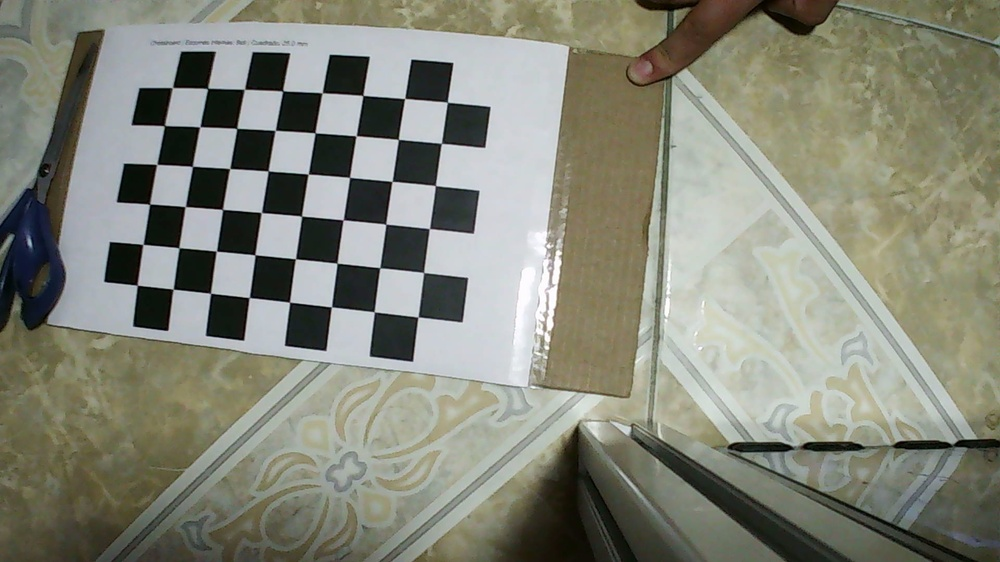
#> input picture project/calibration/images/img_01.jpg, 1000 x 562 px, shrunk from 1920 x 1080 before the run; its folder holds only this picture in this run
$ python calibrate_camera.py
#> lines starting #> are read from the running program, lines starting #| are printed output that depends on the picture; after the words box and inside, x2 and y2 are one past the last pixel; in counts of white or black regions, pixels touching at a corner belong together; long printed decimals are rounded
import glob

import cv2
import numpy as np

pattern_size = (8, 6)
square_size = 22.2  # mm

images = glob.glob("project/calibration/images/*.jpg")

objp = np.zeros((pattern_size[0] * pattern_size[1], 3), np.float32)
objp[:, :2] = np.mgrid[0 : pattern_size[0], 0 : pattern_size[1]].T.reshape(-1, 2)
objp *= square_size

objpoints = []
imgpoints = []
image_size = None

print(f"Total imágenes encontradas: {len(images)}")

for fname in images:
    print(f"Procesando: {fname}")
    img = cv2.imread(fname)
#> img is the input picture: shape (562, 1000, 3); mean B, G, R 121, 134.3, 132.6
    gray = cv2.cvtColor(img, cv2.COLOR_BGR2GRAY)
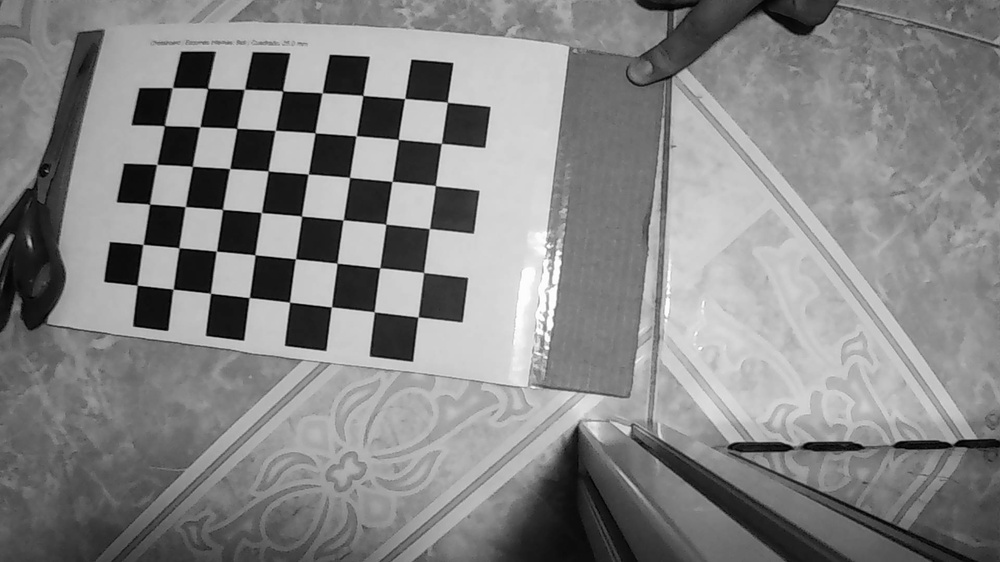
#> gray: shape (562, 1000); min 0, max 255, mean 132.3

    if image_size is None:
        image_size = gray.shape[::-1]
#> image_size = (1000, 562)

    ret, corners = cv2.findChessboardCorners(gray, pattern_size, None)
#> ret = True; corners = 48 rows, first 8: [172.5, 87.58], [207.6, 88.42], [244.5, 89.35], [282.9, 90.92], [322.3, 92.95], [362.9, 95.52], [404.7, 98.45], [447.6, 102.3]

    if ret:
        print("Chessboard detectado")
        objpoints.append(objp)

        corners2 = cv2.cornerSubPix(
            gray,
            corners,
            (11, 11),
            (-1, -1),
            criteria=(cv2.TERM_CRITERIA_EPS + cv2.TERM_CRITERIA_MAX_ITER, 30, 0.001),
        )
#> corners2 = 48 rows, first 8: [172.3, 87.57], [207.6, 88.31], [244.3, 89.26], [282.6, 90.86], [322.1, 92.76], [362.9, 95.38], [404.6, 98.48], [447.3, 102.1]

        imgpoints.append(corners2)

        cv2.drawChessboardCorners(img, pattern_size, corners2, ret)
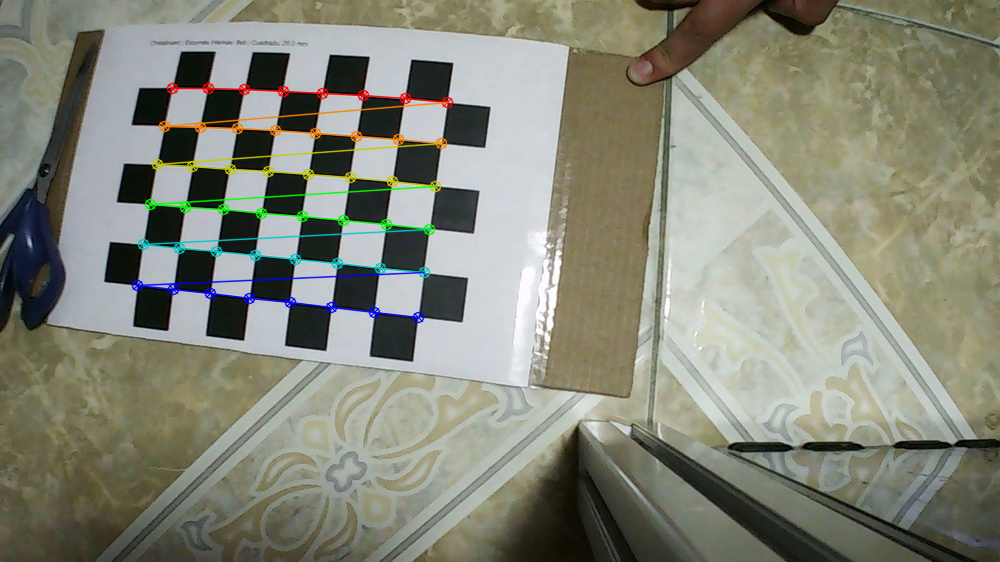
#> img: shape (562, 1000, 3); 2.33% of pixels changed, all inside (x1, y1, x2, y2) = (131, 82, 454, 324)
        cv2.imshow("Corners", img)
        cv2.waitKey(200)
    else:
        print("Chessboard NO detectado")

cv2.destroyAllWindows()

print(f"Imágenes válidas usadas para calibración: {len(objpoints)}")

if len(objpoints) == 0:
    print("ERROR: No se detectaron tableros en las imágenes.")
    exit()

print("Ejecutando calibración... esto puede tardar unos segundos")
ret, mtx, dist, rvecs, tvecs = cv2.calibrateCamera(
    objpoints, imgpoints, image_size, None, None
)
#> ret = 0.108; mtx = [[460.5, 0, 523.2], [0, 457, 300.3], [0, 0, 1]]; dist = [[-0.1, 0.01, 0.0117, 0.000524, 0.00235]]; rvecs = ([-0.004, 0.00667, 0.12],); tvecs = ([-192.9, -120.6, 227.2],)
print("Calibración terminada")

# Error de reproyección
mean_error = 0
for i in range(len(objpoints)):
    imgpoints2, _ = cv2.projectPoints(objpoints[i], rvecs[i], tvecs[i], mtx, dist)
    error = cv2.norm(imgpoints[i], imgpoints2, cv2.NORM_L2) / len(imgpoints2)
    mean_error += error
#> this loop made 1 pass
#> (error, mean_error) on pass 1: (0.0156, 0.0156)
#> after the loop, mean_error = 0.0156

print("Matriz intrínseca:\n", mtx)
#| Matriz intrínseca:
#|  [[460.466   0.         523.232]
#|  [  0.         457.038 300.252]
#|  [  0.           0.           1.        ]]
print("Distorsión:\n", dist)
#| Distorsión:
#|  [[-0.1005  0.009997  0.01166  0.0005243  0.002348]]
print("Error reproyección promedio:", mean_error / len(objpoints))
#| Error reproyección promedio: 0.01555

np.savez("project/calibration/calibration.npz", mtx=mtx, dist=dist)
print("Archivo guardado en project/calibration/calibration.npz")

$ run again, on project/calibration/images/img_05.jpg
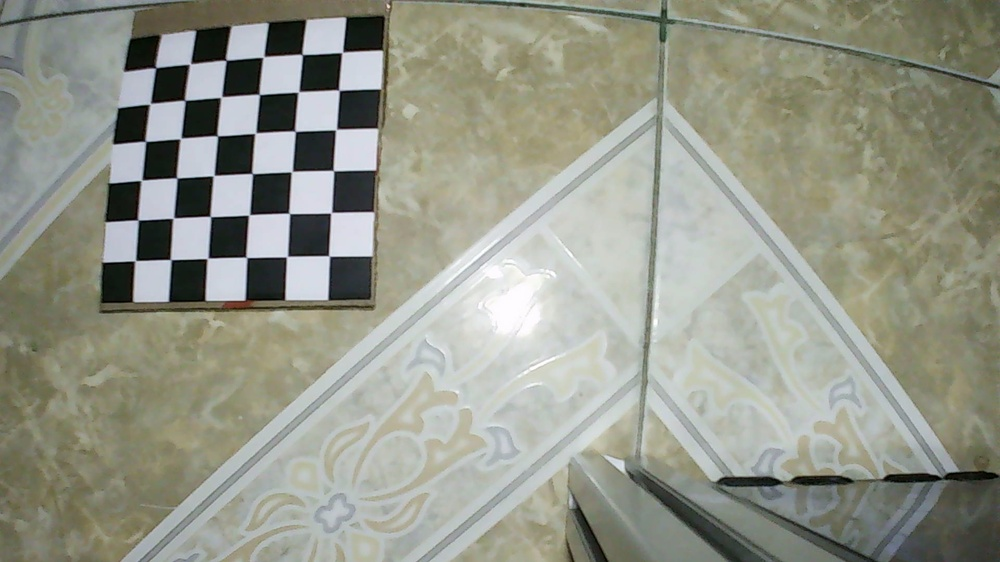
#> input picture project/calibration/images/img_05.jpg, 1000 x 562 px, shrunk from 1920 x 1080 before the run
#> img is the input picture: shape (562, 1000, 3); mean B, G, R 138, 150.9, 148.5
#> `gray = cv2.cvtColor(img, cv2.COLOR_BGR2GRAY)`:
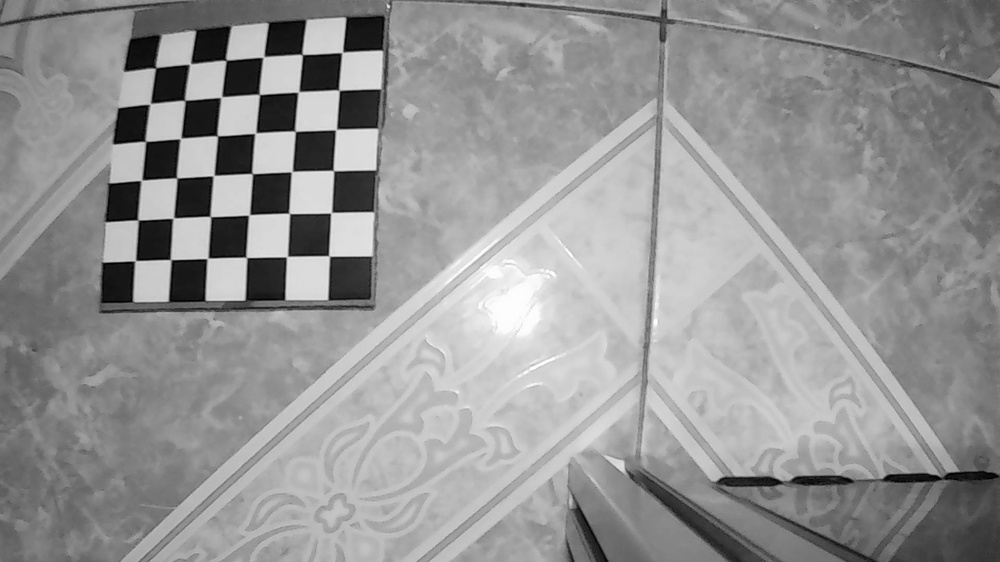
#> gray: shape (562, 1000); min 0, max 255, mean 148.7
#> ret = False; corners = None

$ run again, on project/calibration/images/img_02.jpg
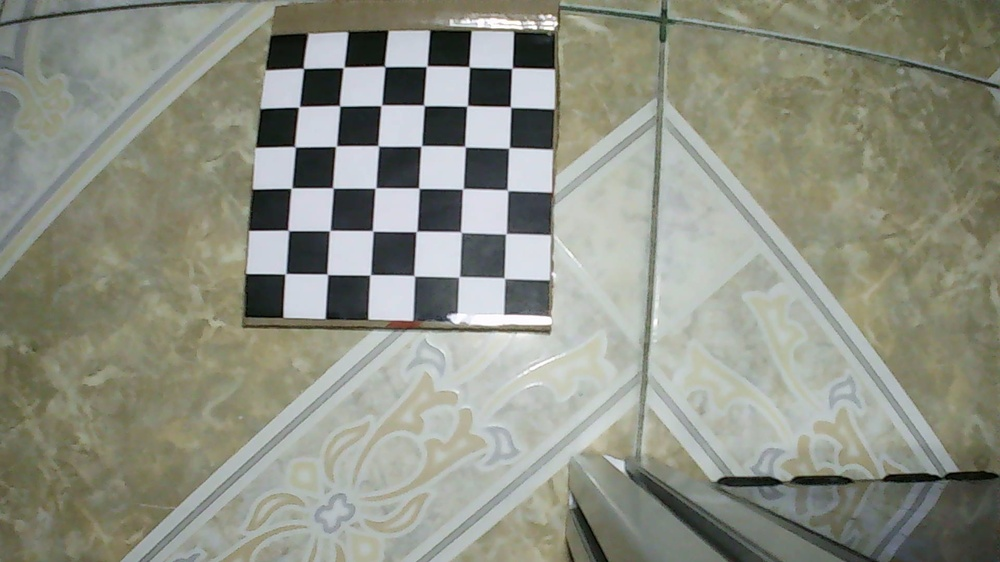
#> input picture project/calibration/images/img_02.jpg, 1000 x 562 px, shrunk from 1920 x 1080 before the run
#> img is the input picture: shape (562, 1000, 3); mean B, G, R 131.6, 144.3, 141.7
#> `gray = cv2.cvtColor(img, cv2.COLOR_BGR2GRAY)`:
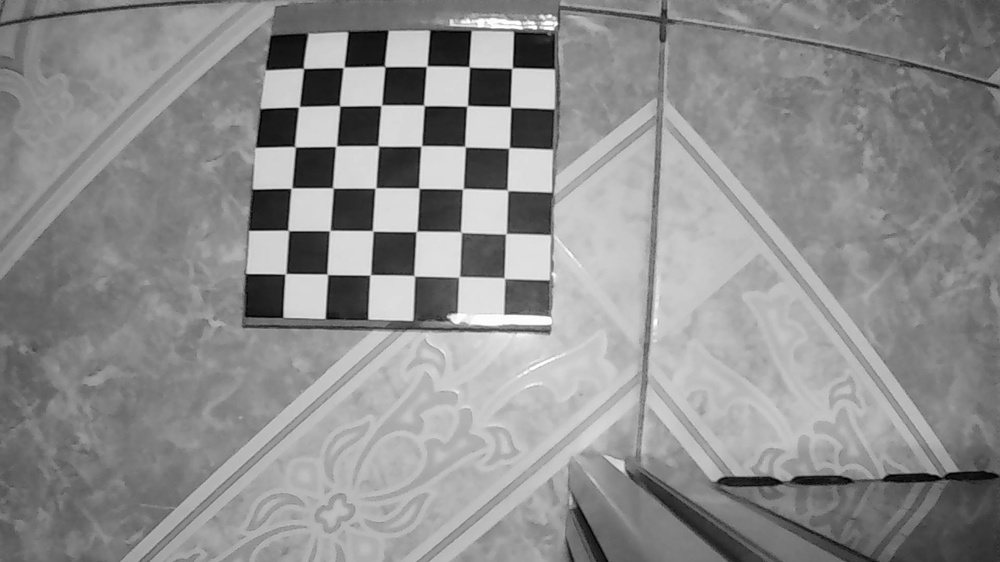
#> gray: shape (562, 1000); min 0, max 255, mean 142.1
#> ret = False; corners = None
